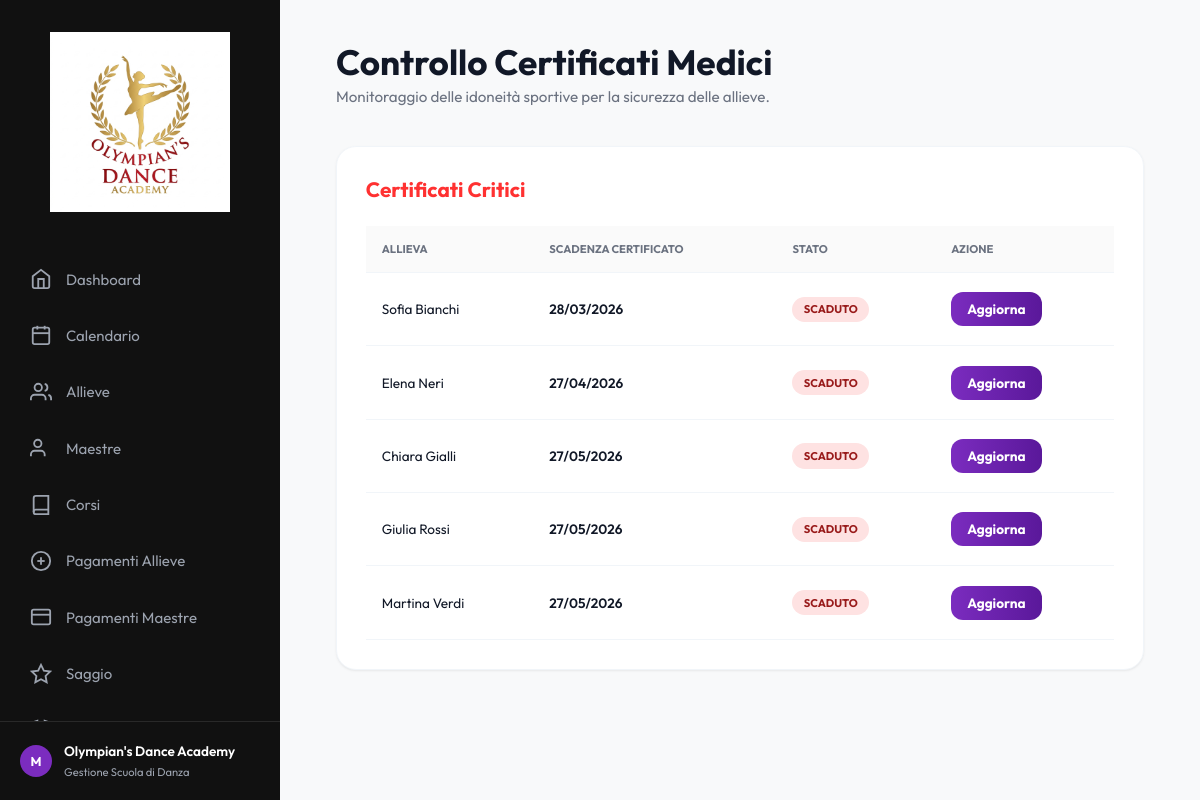
Before: /certificati/ with the older database file.
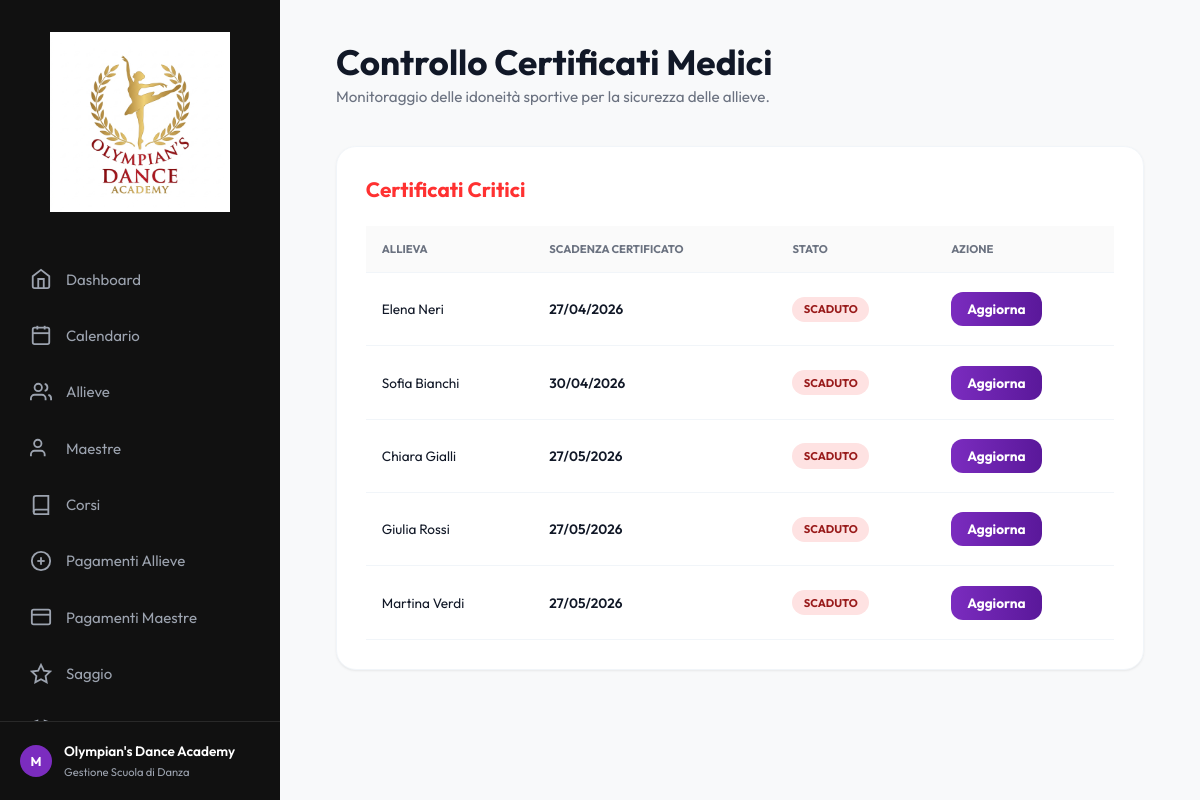
After: the same page with the newer database file.
### academy/models.py (models this page shows, shortened)
class Allieva(models.Model):
    nome = models.CharField(max_length=100)
    cognome = models.CharField(max_length=100)
    data_nascita = models.DateField(blank=True, null=True)
    telefono = models.CharField(max_length=20, blank=True, null=True)
    email = models.EmailField(blank=True, null=True)
    data_iscrizione = models.DateField(blank=True, null=True)
    id_corso = models.ForeignKey(Corso, on_delete=models.PROTECT, related_name='allieve', db_column='id_corso')
    certificato_medico = models.DateField(blank=True, null=True, help_text="Data di scadenza del certificato medico")
    class Meta:
        db_table = 'Allieve'
        ordering = ['cognome', 'nome']
        verbose_name_plural = "Allieve"

### academy/views.py (the view)
# urls.py: path("certificati/", views.certificati, name="certificati"),
def certificati(request):
    oggi = _today()
    allieve_critiche = Allieva.objects.filter(
        Q(certificato_medico__isnull=True) | Q(certificato_medico__lt=oggi)
    ).order_by("certificato_medico", "cognome")
    return render(request, "certificati.html", {"allieve": allieve_critiche})

### academy/context_processors.py (called while the page is built)
def today(request):
    return {"date_today": date.today().isoformat()}

### academy/templatetags/academy_filters.py (called while the page is built)
@register.filter
def date_dmy(value):
    if not value:
        return ""
    text = str(value)
    if len(text) >= 10:
        return f"{text[8:10]}/{text[5:7]}/{text[0:4]}"
    return text

### academy/views.py (called while the page is built)
def _today():
    return timezone.localdate()

### templates/certificati.html (shortened to what this page needs)
{% extends 'base.html' %}
{% load academy_filters %}
{% block content %}
<div class="animate-in">
    <header class="header-container">
        <div class="header-title">
            <h1>Controllo Certificati Medici</h1>
            <p>Monitoraggio delle idoneità sportive per la sicurezza delle allieve.</p>
        </div>
    </header>
    <div class="content-box">
        <div class="box-header">
            <h2 style="color: var(--accent-red);">Certificati Critici</h2>
        </div>
        <div class="table-container">
            <table class="data-table">
                <thead>
                    <tr>
                        <th>Allieva</th>
                        <th>Scadenza Certificato</th>
                        <th>Stato</th>
                        <th>Azione</th>
                    </tr>
                </thead>
                <tbody>
                    {% for a in allieve %}
                    <tr>
                        <td class="course-cell">{{ a.nome }} {{ a.cognome }}</td>
                        <td style="font-weight: 600;">
                            {% if a.certificato_medico %}
                                {{ a.certificato_medico|date_dmy }}
                            {% else %}
                                <span style="color: var(--text-muted);">Non inserito</span>
                            {% endif %}
                        </td>
                        <td>
                            {% if a.certificato_medico %}
                                <span class="badge badge-overdue">Scaduto</span>
                            {% else %}
                                <span class="badge badge-overdue">Mancante</span>
                            {% endif %}
                        </td>
                        <td>
                            <a href="{% url 'allieva_dettaglio' a.id %}" class="btn btn-purple btn-sm">
                                Aggiorna
                            </a>
                        </td>
                    </tr>
                    {% endfor %}
                </tbody>
            </table>
        </div>
    </div>
</div>
{% endblock %}

Changed rows visible on the page:
shown differently, row unchanged: Allieva "Elena": moves up the list
changed Allieva "Sofia": certificato_medico "28/03/2026" → "30/04/2026"
